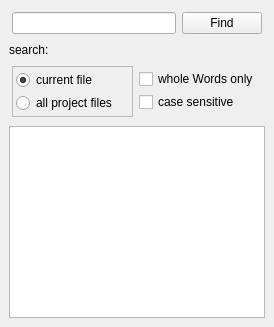
  <widget class="QDockWidget" name="dockWidget_finder">
   <property name="floating">
    <bool>false</bool>
   </property>
   <property name="windowTitle">
    <string>Finder</string>
   </property>
   <attribute name="dockWidgetArea">
    <number>1</number>
   </attribute>
   <widget class="QWidget" name="dockWidgetContents">
    <layout class="QVBoxLayout" name="verticalLayout_7">
     <item>
      <widget class="QFrame" name="frame_find">
       <property name="frameShape">
        <enum>QFrame::NoFrame</enum>
       </property>
       <property name="frameShadow">
        <enum>QFrame::Raised</enum>
       </property>
       <layout class="QGridLayout" name="gridLayout_4">
        <property name="horizontalSpacing">
         <number>6</number>
        </property>
        <property name="verticalSpacing">
         <number>3</number>
        </property>
        <property name="margin">
         <number>3</number>
        </property>
        <item row="0" column="0">
         <widget class="QLineEdit" name="lineEdit_find"/>
        </item>
        <item row="0" column="1">
         <widget class="QPushButton" name="pushButton_find">
          <property name="text">
           <string>Find</string>
          </property>
          <property name="shortcut">
           <string>Return</string>
          </property>
         </widget>
        </item>
       </layout>
      </widget>
     </item>
     <item>
      <widget class="QLabel" name="label_2">
       <property name="text">
        <string>search:</string>
       </property>
      </widget>
     </item>
     <item>
      <widget class="QFrame" name="frame_options">
       <property name="frameShape">
        <enum>QFrame::NoFrame</enum>
       </property>
       <property name="frameShadow">
        <enum>QFrame::Raised</enum>
       </property>
       <layout class="QHBoxLayout" name="horizontalLayout_3">
        <property name="spacing">
         <number>3</number>
        </property>
        <property name="margin">
         <number>3</number>
        </property>
        <item>
         <widget class="QFrame" name="frame_radiobuttons">
          <property name="frameShape">
           <enum>QFrame::StyledPanel</enum>
          </property>
          <property name="frameShadow">
           <enum>QFrame::Raised</enum>
          </property>
          <layout class="QVBoxLayout" name="verticalLayout_6">
           <property name="spacing">
            <number>3</number>
           </property>
           <property name="margin">
            <number>3</number>
           </property>
           <item>
            <widget class="QRadioButton" name="radioButton_current">
             <property name="text">
              <string>current file</string>
             </property>
             <property name="checked">
              <bool>true</bool>
             </property>
            </widget>
           </item>
           <item>
            <widget class="QRadioButton" name="radioButton_project">
             <property name="text">
              <string>all project files</string>
             </property>
            </widget>
           </item>
          </layout>
         </widget>
        </item>
        <item>
         <widget class="QFrame" name="frame_wholeCase">
          <property name="frameShape">
           <enum>QFrame::NoFrame</enum>
          </property>
          <property name="frameShadow">
           <enum>QFrame::Raised</enum>
          </property>
          <layout class="QVBoxLayout" name="verticalLayout_8">
           <property name="spacing">
            <number>3</number>
           </property>
           <property name="margin">
            <number>3</number>
           </property>
           <item>
            <widget class="QCheckBox" name="checkBox_wholeWords">
             <property name="text">
              <string>whole Words only</string>
             </property>
            </widget>
           </item>
           <item>
            <widget class="QCheckBox" name="checkBox_caseSensitive">
             <property name="text">
              <string>case sensitive</string>
             </property>
            </widget>
           </item>
          </layout>
         </widget>
        </item>
       </layout>
      </widget>
     </item>
     <item>
      <widget class="QListWidget" name="listWidget_results">
       <property name="textElideMode">
        <enum>Qt::ElideMiddle</enum>
       </property>
       <property name="horizontalScrollMode">
        <enum>QAbstractItemView::ScrollPerItem</enum>
       </property>
       <property name="resizeMode">
        <enum>QListView::Adjust</enum>
       </property>
      </widget>
     </item>
    </layout>
   </widget>
  </widget>
